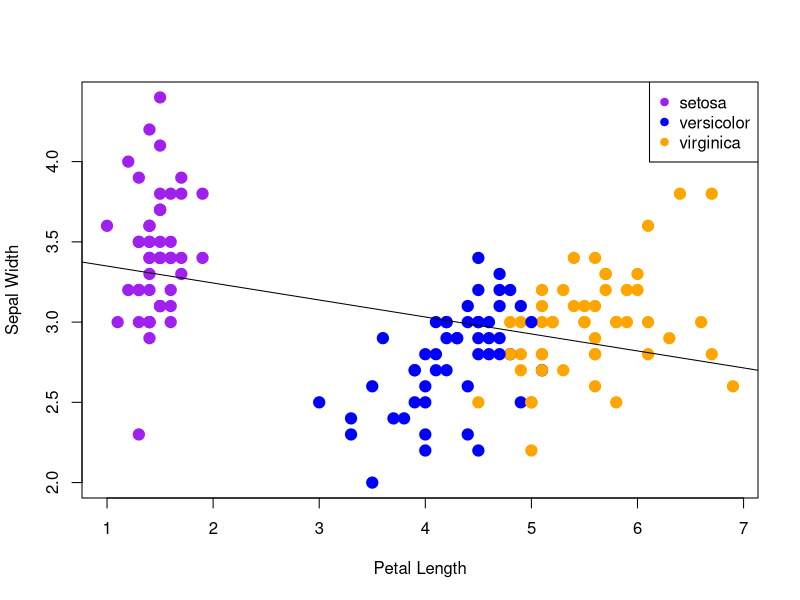
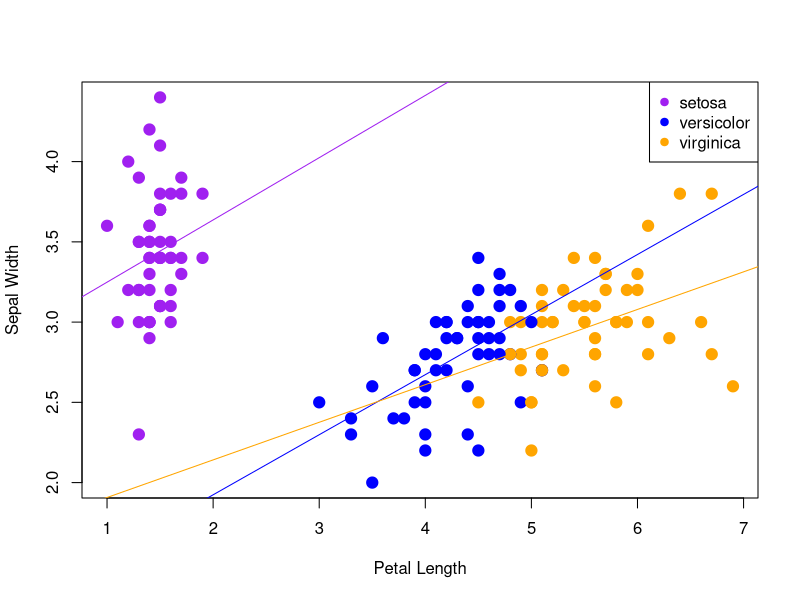

The R script that drew these images, in order: (Note: this script raises an error after producing the figures.)
##################################################
#         Gotta set up that WD (pc only)         #
##################################################

#setwd("C:/Users/hille/Documents/Rbootcamp_S2020/Iris-repo/")

##################################################
#                   Housekeeping                 #
##################################################

#This mixes the data and then assigns IRIS to read it in the mixed order 
#Then stores the mixed data as an object
oo <- sample(x=1:150, 150, replace=FALSE)
mix <- iris[oo,]

#Creates and stores "mix$" as seperate objects
species <- mix$Species
petalL <- mix$Petal.Length
petalW <- mix$Petal.Width
sepalL <- mix$Sepal.Length
sepalW <- mix$Sepal.Width


#This matches each species with their respective colors
species2 <- species
color2 <- rep("red", 150)
species2 == "setosa"
color2[species2 == "setosa"] <- "purple"
color2
color2[species2 == "versicolor"] <- "blue"
color2
color2[species2 == "virginica"] <- "orange"
color2

##################################################
#                2-D Scatter plots               #
##################################################

#Here are the setups for the linear regressions for each of the comparisons I have made
petalW.lm <- lm(petalW ~ petalL)
sepalL.lm <- lm(sepalL ~ petalL)
sepalW.lm <- lm(sepalW ~ petalL)

#This indexes the iris dataset by species and should make regression lines for each species
setosa <- mix[mix$Species == "setosa",]
setosa
setosaPLvsSW.lm <- lm(setosa$Sepal.Width ~ setosa$Petal.Length)
setosaPLvsSW.lm

versicolor <- mix[mix$Species == "versicolor",]
versicolor
versicolorPLvsSW.lm <- lm(versicolor$Sepal.Width ~ versicolor$Petal.Length)
versicolorPLvsSW.lm

virginica <- mix[mix$Species == "virginica",]
virginica
virginicaPLvsSW.lm <- lm(virginica$Sepal.Width ~ virginica$Petal.Length)
virginicaPLvsSW.lm

#Here are the plots

#This is the plot with the regression line for ALL OF THE DATA
plot(petalL, sepalW, col=color2, cex=1.5, pch=19, xlab="Petal Length", ylab="Sepal Width")
abline(sepalW.lm, col="black")
legend('topright', legend = levels(species), col = c("purple", "blue", "orange"), cex = 1, pch = 19)

#This is the plot with a regression line for EACH SPECIES
plot(petalL, sepalW, col=color2, cex=1.5, pch=19, xlab="Petal Length", ylab="Sepal Width")
abline(setosaPLvsSW.lm, col="purple")
abline(versicolorPLvsSW.lm, col="blue")
abline(virginicaPLvsSW.lm, col="orange")
legend('topright', legend = levels(species), col = c("purple", "blue", "orange"), cex = 1, pch = 19)


##################################################
#    Generating RMakrdown on Ethan's Computer    #
##################################################

#This is needed to set up and use "RMarkdown"
require("rmarkdown")
#Sys.setenv(RSTUDIO_PANDOC="C:/Program Files/RStudio/bin/pandoc")
render("markdown_ethan_test.Rmd", "html_document")


##################################################
#             Below are extra notes              #
##################################################

#This works with the dataset in order
species <- iris$Species
color <- rep("red", 150)
species == "setosa"
color[species == "setosa"] <- "purple"
color
color[species == "versicolor"] <- "blue"
color
color[species == "virginica"] <- "green"
color

#Here are some extra comparisons
plot(petalL, petalW, cex=1.5, pch=19, col=color2, xlab = "Petal Length", ylab = "Petal Width")
abline(petalW.lm, col="black")
legend('bottomright', legend = levels(species), col = c("purple", "blue", "orange"), cex = 1, pch = 19)

plot(petalL, sepalL, col=color2, cex=1.5, pch=19, xlab = "Petal Length", ylab = "Sepal Length")
abline(sepalL.lm, col="black")
legend('bottomright', legend = levels(species), col = c("purple", "blue", "orange"), cex = 1, pch = 19)
